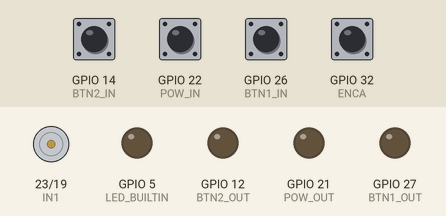
The program below on a simulated ESP32. On the bench: motor-driver pin pairs drawn as motors (green arrow = first pin HIGH = forward, orange = second pin HIGH = backward, longer = more drive, scaled by the enable pin), output pins drawn as LEDs (lit = HIGH). The inputs (shaded band) are chosen by the test bench; at power-on: GPIO 14 (BTN2_IN), GPIO 22 (POW_IN), GPIO 26 (BTN1_IN), GPIO 32 (ENCA) HIGH. WiFi joins after 1.5 s; servers stay silent unless stated; what the program prints to the serial monitor is not drawn.

Above: at 2.8 s.
2.9 s: GPIO 14 (BTN2_IN) pulled LOW for 0.15 s
At 2.97 s:
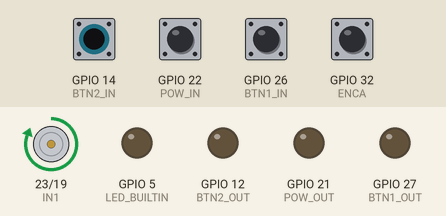
4.5 s: GPIO 26 (BTN1_IN) pulled LOW for 0.15 s
At 4.57 s:
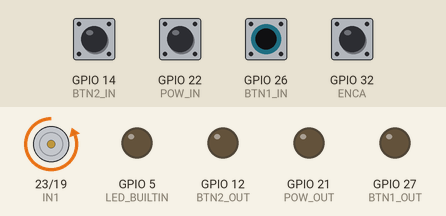
9.1 s: GPIO 14 (BTN2_IN) pulled LOW for 3.2 s
At 9.7 s:
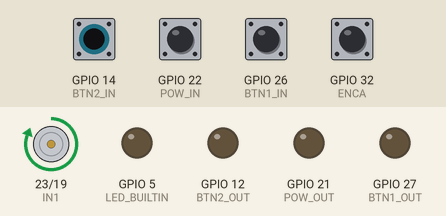
13.8 s: GPIO 26 (BTN1_IN) pulled LOW for 3.2 s
At 14.6 s:
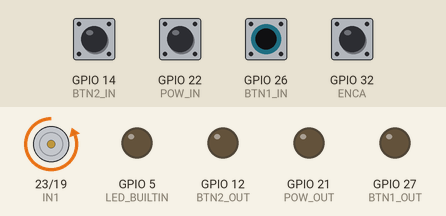
Timing chart, 0 to 18.5 s (numbered marks = the images above; inputs shaded):
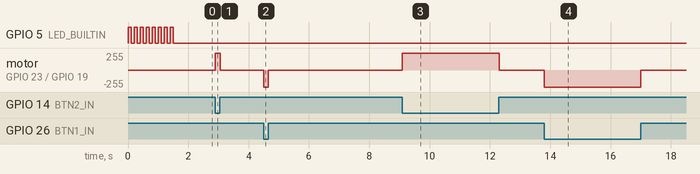

Measured:
- after the input at 2.9 s, motor on GPIO 23 (IN1) / GPIO 19 (IN2): stopped → forward 255/255 at once, → stopped 0.15 s later
- after the input at 4.5 s, motor on GPIO 23 (IN1) / GPIO 19 (IN2): stopped → backward 255/255 at once, → stopped 0.15 s later
- after the input at 9.1 s, motor on GPIO 23 (IN1) / GPIO 19 (IN2): stopped → forward 255/255 at once, → stopped 3.2 s later
- after the input at 13.8 s, motor on GPIO 23 (IN1) / GPIO 19 (IN2): stopped → backward 255/255 at once, → stopped 3.2 s later

The program:

main.cpp
```cpp
#include <Arduino.h>
#include <WiFi.h>

#define ENCA 32
#define ENCB 33

#define IN1 23
#define IN2 19

#define PWM 25

#define PWM1_Ch 0
#define PWM1_Res 8
#define PWM1_Freq 1000

#define BTN1_IN 26
#define BTN1_OUT 27

#define BTN2_IN 14
#define BTN2_OUT 12

#define POW_IN 22
#define POW_OUT 21

#define MAX_POS -21200
#define MIN_POS 0

#define LED_BUILTIN 5

long pos = 0;
long previousTime = 0;
float errorPrevious = 0;
float integral = 0;

bool isOpen = false;
bool isRunning = false;

bool openTable = false;
bool closeTable = false;

/// Cont wifi
const char *ssid = "DIGI-D5bj";
const char *password = "2874qX3n";
bool isConnected = false;

WiFiServer server(80);

String header;

bool toggleTableOnline = false;

#pragma region Motor

#define FORWARD -1
#define BACKWARD 1
#define STOP 0

void setMotor(int dir, int pwmVal, int pwm = PWM, int in1 = IN1, int in2 = IN2)
{
	// analogWrite(pwm, pwmVal);
	ledcWrite(PWM1_Ch, pwmVal);

	if (dir == FORWARD)
	{
		digitalWrite(in1, HIGH);
		digitalWrite(in2, LOW);
	}
	else if (dir == BACKWARD)
	{
		digitalWrite(in1, LOW);
		digitalWrite(in2, HIGH);
	}
	else if (dir == STOP)
	{
		digitalWrite(in1, LOW);
		digitalWrite(in2, LOW);
	}
}

void readEncoder()
{
	int b = digitalRead(ENCB);

	if (b > 0)
		pos++;
	else
		pos--;
}

#pragma endregion

void oneButton()
{
	if (digitalRead(BTN1_IN) == LOW || toggleTableOnline)
	{
		isRunning = !isRunning;
	}

	if (isRunning)
	{
		if (!isOpen)
		{
			while (pos > MAX_POS)
			{
				setMotor(BACKWARD, 255);

				Serial.print("backward ");
				Serial.println(pos);
			}
			isOpen = true;
		}
		else
		{
			while (pos < MIN_POS)
			{
				setMotor(FORWARD, 255);

				Serial.print("forward ");
				Serial.println(pos);
			}
			isOpen = false;
		}

		isRunning = false;
		toggleTableOnline = false;
	}
	else
	{
		setMotor(STOP, 0);
	}
}

void twoButton()
{
	if (digitalRead(BTN1_IN) == LOW)
	{
		openTable = true;
		closeTable = false;

		Serial.println("OPEN");

		isRunning = true;
	}
	else if (digitalRead(BTN2_IN) == LOW)
	{
		closeTable = true;
		openTable = false;

		Serial.println("CLOSE");

		isRunning = true;
	}

	if (isRunning)
	{
		Serial.println("RUNNING");

		if (openTable)
		{
			// while (pos < pos + MAX_POS)
			{
				setMotor(BACKWARD, 255);
				// Serial.println("MOTOR BACKWARD");
				Serial.println(pos);
			}
		}
		else if (closeTable)
		{
			// while (pos > pos - MAX_POS)
			{
				setMotor(FORWARD, 255);
				// Serial.println("MOTOR FORWARD");
				Serial.println(pos);
			}
		}

		openTable = false;
		closeTable = false;
		isRunning = false;

		// Serial.println("STOPPED");
	}
	else
	{
		setMotor(STOP, 0);
	}
}

void setup()
{

	pinMode(LED_BUILTIN, OUTPUT);
	/// Conexiune Wi-Fi
	Serial.begin(115200);

	WiFi.mode(WIFI_STA);
	WiFi.begin(ssid, password);
	Serial.println("\nConnecting to WiFi Network ..");

	while (WiFi.status() != WL_CONNECTED)
	{
		digitalWrite(LED_BUILTIN, HIGH);
		Serial.print(".");
		delay(100);
		digitalWrite(LED_BUILTIN, LOW);
		delay(100);
	}

	digitalWrite(LED_BUILTIN, LOW);

	Serial.println("\nConnected to the WiFi network");
	Serial.print("Local ESP32 IP: ");
	Serial.println(WiFi.localIP());

	server.begin();

	/// Configurare pini

	pinMode(IN1, OUTPUT);
	pinMode(IN2, OUTPUT);

	// pinMode(PWM, OUTPUT);
	ledcAttachPin(PWM, PWM1_Ch);
	ledcSetup(PWM1_Ch, PWM1_Freq, PWM1_Res);

	pinMode(ENCA, INPUT);
	pinMode(ENCB, INPUT);

	pinMode(BTN1_IN, INPUT_PULLUP);
	pinMode(BTN1_OUT, OUTPUT);

	pinMode(BTN2_IN, INPUT_PULLUP);
	pinMode(BTN2_OUT, OUTPUT);

	pinMode(POW_IN, INPUT_PULLUP);
	pinMode(POW_OUT, OUTPUT);

	attachInterrupt(digitalPinToInterrupt(ENCA), readEncoder, RISING);


}

void loop()
{
	WiFiClient client = server.available();

	if (client)
	{
		Serial.println("New Client.");
		String currentLine = "";
		while (client.connected())
		{
			if (client.available())
			{
				char c = client.read();
				Serial.write(c);
				header += c;
				if (c == '\n')
				{
					if (currentLine.length() == 0)
					{
						client.println("HTTP/1.1 200 OK");
						client.println("Content-type:text/html");
						client.println("Connection: close");
						client.println();

						if (header.indexOf("GET /toggle") >= 0)
						{
							if (digitalRead(POW_IN) != HIGH)
							{
								toggleTableOnline = true;
								client.println("OK");
							}
						}

						if (header.indexOf("GET /status") >= 0)
						{
							client.println(isOpen ? "OPEN" : "CLOSED");
						}

						header = "";
						break;
					}
					else
					{
						currentLine = "";
					}
				}
				else if (c != '\r')
				{
					currentLine += c;
				}
			}
		}
		client.stop();
		Serial.println("Client disconnected.");
	}

	// if the power button is turned off the motor will not be available
	if (digitalRead(POW_IN) == HIGH)
	{
		twoButton();
	}
	else
	{
		oneButton();
	}

	// twoButton();
	// openCloseButtons();
}
```
